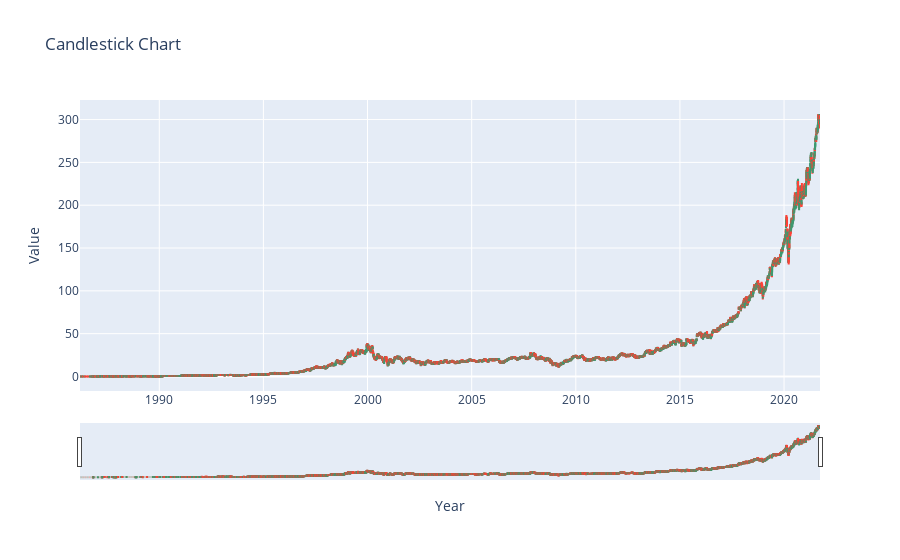

This figure's notebook cell:
### Code cell
fig = go.Figure(data=[go.Candlestick(
                x=combined_data['Date'],
                open=combined_data['Open'],
                high=combined_data['High'],
                low=combined_data['Low'],
                close=combined_data['Close'])])
fig.update_layout(title='Candlestick Chart', xaxis_title='Year', yaxis_title='Value')
fig.show()

### Figure 1 — Plotly figure (JSON) as saved in the notebook; plotly's stock layout.template omitted (floating-point values rounded to 4 significant figures; data arrays with more than 128 entries replaced by an {"elided": "..."} marker saying what was removed)
{"data": [{"close": {"elided": "9117 float values"}, "high": {"elided": "9117 float values"}, "low": {"elided": "9117 float values"}, "open": {"elided": "9117 float values"}, "type": "candlestick", "x": {"elided": "9117 str values"}}], "layout": {"title": {"text": "Candlestick Chart"}, "xaxis": {"title": {"text": "Year"}}, "yaxis": {"title": {"text": "Value"}}}}
